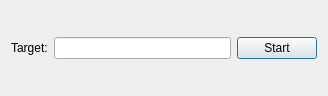
<?xml version="1.0" encoding="UTF-8"?>
<ui version="4.0">
 <class>port_scanner</class>
 <widget class="QDialog" name="port_scanner">
  <property name="geometry">
   <rect>
    <x>0</x>
    <y>0</y>
    <width>328</width>
    <height>96</height>
   </rect>
  </property>
  <property name="windowTitle">
   <string>Dialog</string>
  </property>
  <layout class="QHBoxLayout" name="horizontalLayout_2">
   <item>
    <layout class="QHBoxLayout" name="horizontalLayout">
     <item>
      <widget class="QLabel" name="label">
       <property name="text">
        <string>Target:</string>
       </property>
      </widget>
     </item>
     <item>
      <widget class="QLineEdit" name="line_edit_1"/>
     </item>
     <item>
      <widget class="QPushButton" name="start_button">
       <property name="text">
        <string>Start</string>
       </property>
      </widget>
     </item>
    </layout>
   </item>
  </layout>
 </widget>
 <resources/>
 <connections/>
</ui>
